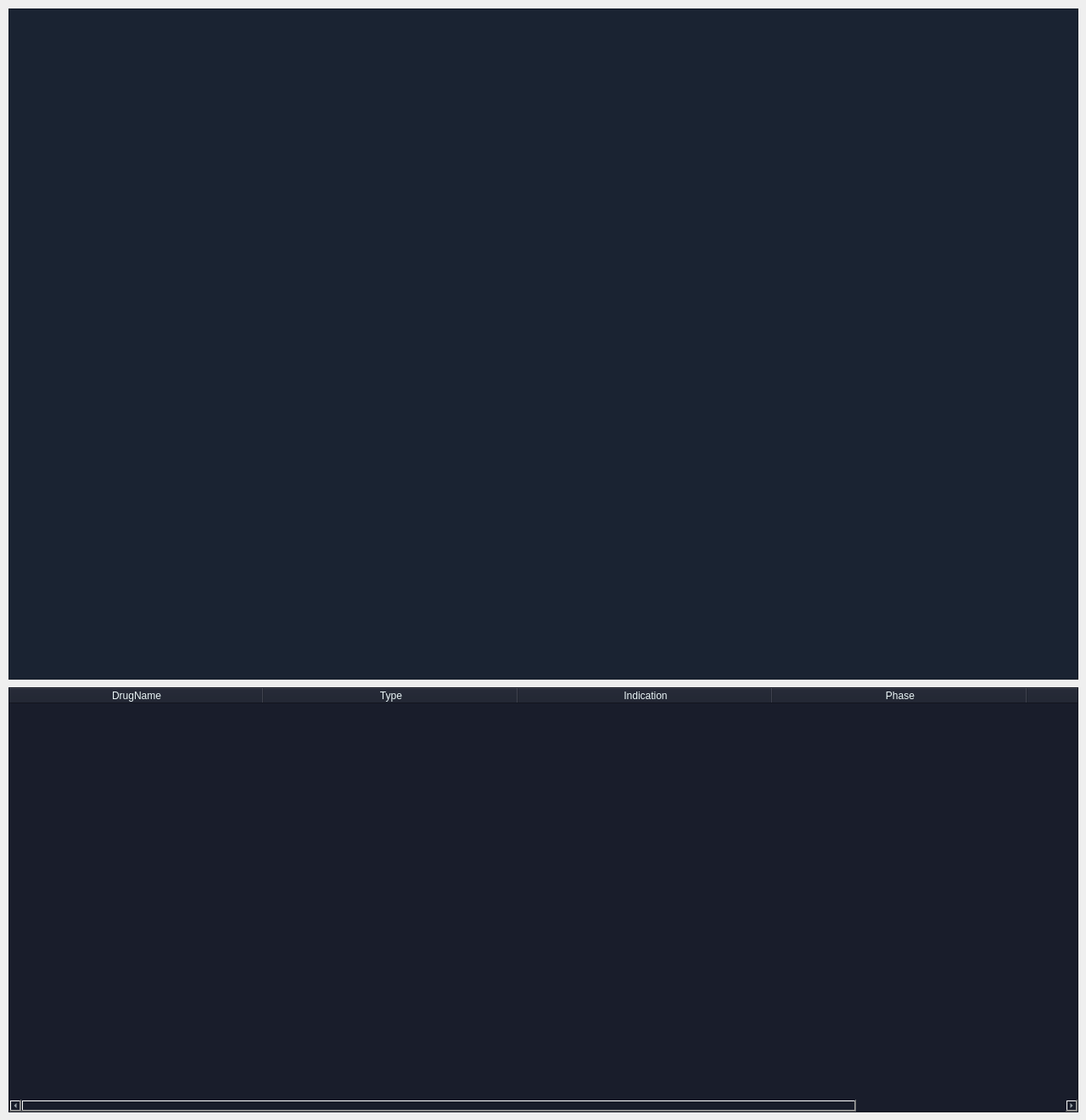
      <widget class="QWidget" name="CCRL2_tab">
       <attribute name="title">
        <string>CCRL2</string>
       </attribute>
       <widget class="QTableWidget" name="CCRL2_tableWidget">
        <property name="geometry">
         <rect>
          <x>10</x>
          <y>810</y>
          <width>1261</width>
          <height>501</height>
         </rect>
        </property>
        <property name="styleSheet">
         <string notr="true">background-color: rgb(25, 29, 43);
selection-background-color: rgb(137, 195, 235);
color: rgb(235, 246, 247);</string>
        </property>
        <attribute name="horizontalHeaderDefaultSectionSize">
         <number>300</number>
        </attribute>
        <attribute name="verticalHeaderVisible">
         <bool>false</bool>
        </attribute>
        <column>
         <property name="text">
          <string>DrugName</string>
         </property>
        </column>
        <column>
         <property name="text">
          <string>Type</string>
         </property>
        </column>
        <column>
         <property name="text">
          <string>Indication</string>
         </property>
        </column>
        <column>
         <property name="text">
          <string>Phase</string>
         </property>
        </column>
        <column>
         <property name="text">
          <string>Source</string>
         </property>
        </column>
       </widget>
       <widget class="QWidget" name="gridLayoutWidget_21">
        <property name="geometry">
         <rect>
          <x>10</x>
          <y>10</y>
          <width>1261</width>
          <height>791</height>
         </rect>
        </property>
        <layout class="QGridLayout" name="CCRL2_gridLayout_show_Expression_level">
         <item row="0" column="0">
          <widget class="QGraphicsView" name="CCRL2_show_Expression_level">
           <property name="styleSheet">
            <string notr="true">background-color:rgb(26,35,50)</string>
           </property>
          </widget>
         </item>
        </layout>
       </widget>
      </widget>
